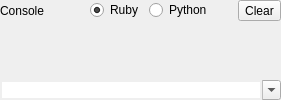
     <widget class="QFrame" name="frame_3">
      <property name="sizePolicy">
       <sizepolicy hsizetype="Preferred" vsizetype="Preferred">
        <horstretch>0</horstretch>
        <verstretch>0</verstretch>
       </sizepolicy>
      </property>
      <property name="frameShape">
       <enum>QFrame::NoFrame</enum>
      </property>
      <property name="frameShadow">
       <enum>QFrame::Raised</enum>
      </property>
      <layout class="QVBoxLayout">
       <property name="spacing">
        <number>0</number>
       </property>
       <property name="margin">
        <number>0</number>
       </property>
       <item>
        <layout class="QHBoxLayout">
         <property name="spacing">
          <number>6</number>
         </property>
         <property name="margin">
          <number>0</number>
         </property>
         <item>
          <widget class="QLabel" name="label_3">
           <property name="text">
            <string>Console</string>
           </property>
          </widget>
         </item>
         <item>
          <spacer>
           <property name="orientation">
            <enum>Qt::Horizontal</enum>
           </property>
           <property name="sizeHint" stdset="0">
            <size>
             <width>40</width>
             <height>20</height>
            </size>
           </property>
          </spacer>
         </item>
         <item>
          <widget class="QFrame" name="langSelFrame">
           <property name="frameShape">
            <enum>QFrame::NoFrame</enum>
           </property>
           <property name="frameShadow">
            <enum>QFrame::Raised</enum>
           </property>
           <layout class="QHBoxLayout">
            <property name="spacing">
             <number>6</number>
            </property>
            <property name="margin">
             <number>0</number>
            </property>
            <item>
             <widget class="QRadioButton" name="rubyLangSel">
              <property name="text">
               <string>Ruby</string>
              </property>
              <property name="checked">
               <bool>true</bool>
              </property>
             </widget>
            </item>
            <item>
             <widget class="QRadioButton" name="pythonLangSel">
              <property name="text">
               <string>Python</string>
              </property>
             </widget>
            </item>
           </layout>
          </widget>
         </item>
         <item>
          <spacer>
           <property name="orientation">
            <enum>Qt::Horizontal</enum>
           </property>
           <property name="sizeType">
            <enum>QSizePolicy::Fixed</enum>
           </property>
           <property name="sizeHint" stdset="0">
            <size>
             <width>20</width>
             <height>20</height>
            </size>
           </property>
          </spacer>
         </item>
         <item>
          <widget class="QToolButton" name="clear_button">
           <property name="text">
            <string>Clear</string>
           </property>
          </widget>
         </item>
        </layout>
       </item>
       <item>
        <spacer>
         <property name="orientation">
          <enum>Qt::Vertical</enum>
         </property>
         <property name="sizeType">
          <enum>QSizePolicy::Fixed</enum>
         </property>
         <property name="sizeHint" stdset="0">
          <size>
           <width>20</width>
           <height>6</height>
          </size>
         </property>
        </spacer>
       </item>
       <item>
        <widget class="QFrame" name="consoleTextFrame">
         <property name="font">
          <font>
           <family>Monospace</family>
          </font>
         </property>
         <property name="frameShape">
          <enum>QFrame::NoFrame</enum>
         </property>
         <property name="frameShadow">
          <enum>QFrame::Raised</enum>
         </property>
        </widget>
       </item>
       <item>
        <widget class="QComboBox" name="input_field">
         <property name="font">
          <font>
           <family>Monospace</family>
          </font>
         </property>
         <property name="editable">
          <bool>true</bool>
         </property>
         <property name="frame">
          <bool>false</bool>
         </property>
        </widget>
       </item>
      </layout>
     </widget>
